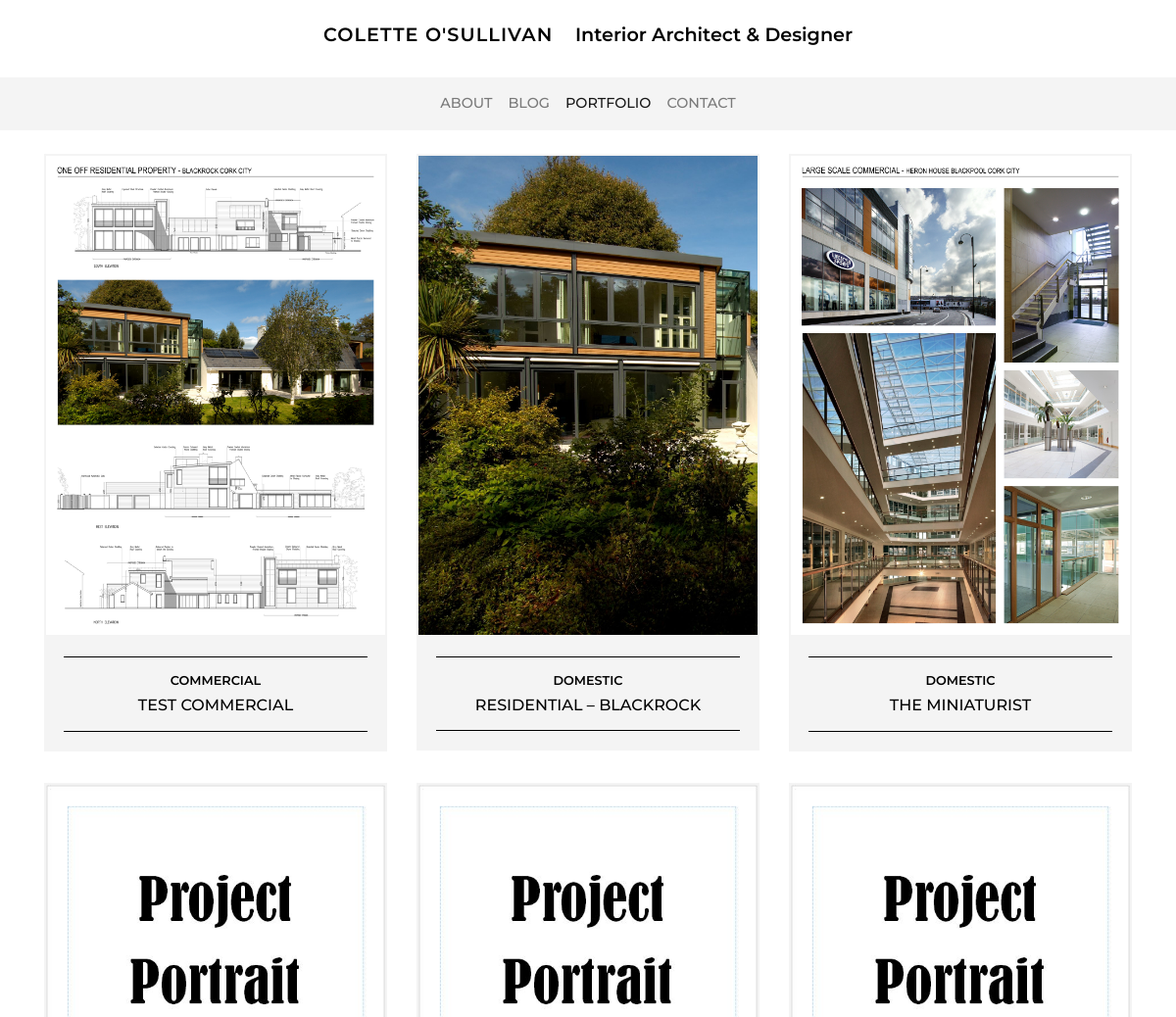
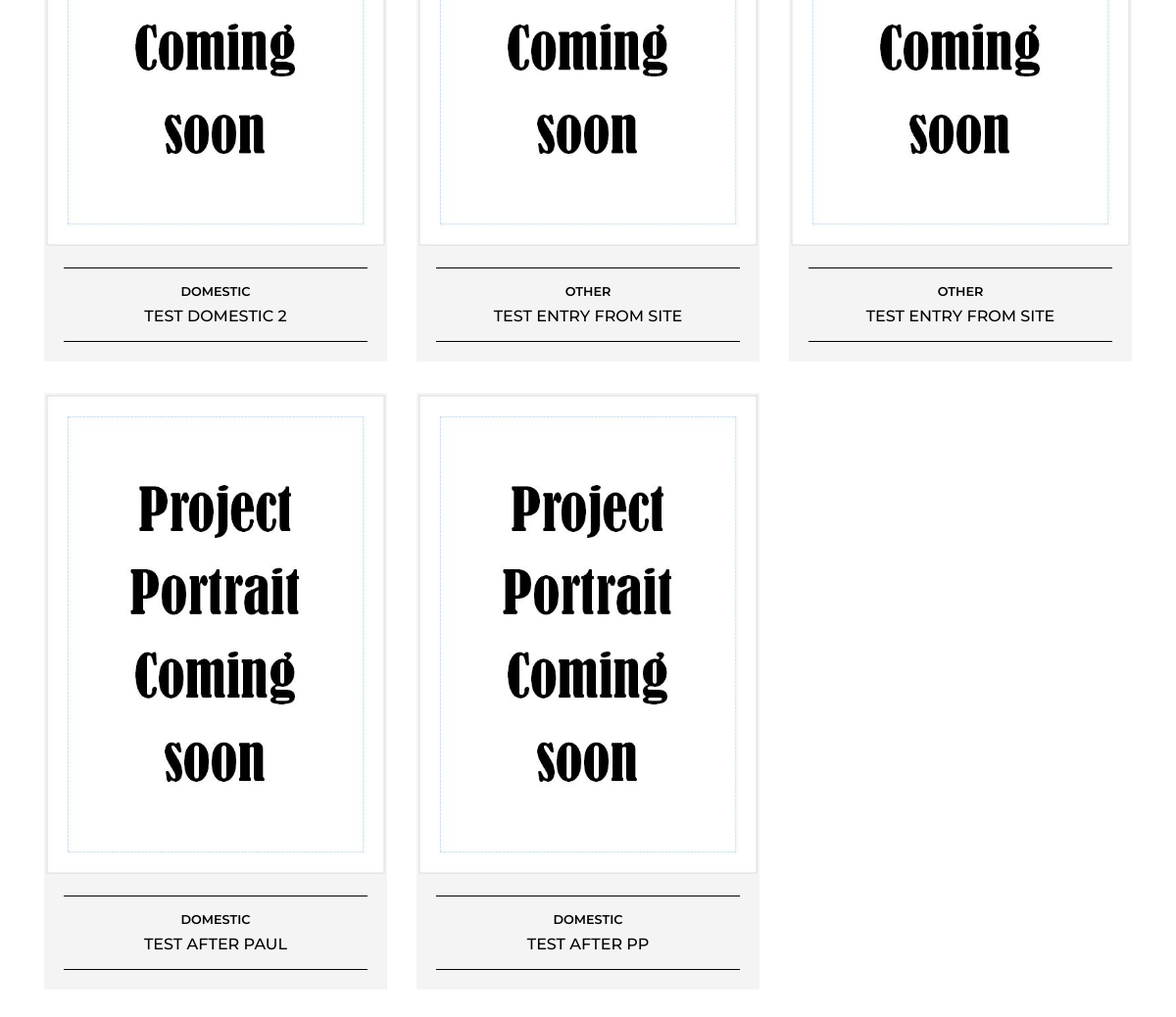
/portfolio/, run on an earlier commit of the app's database (2 pictures, top to bottom).
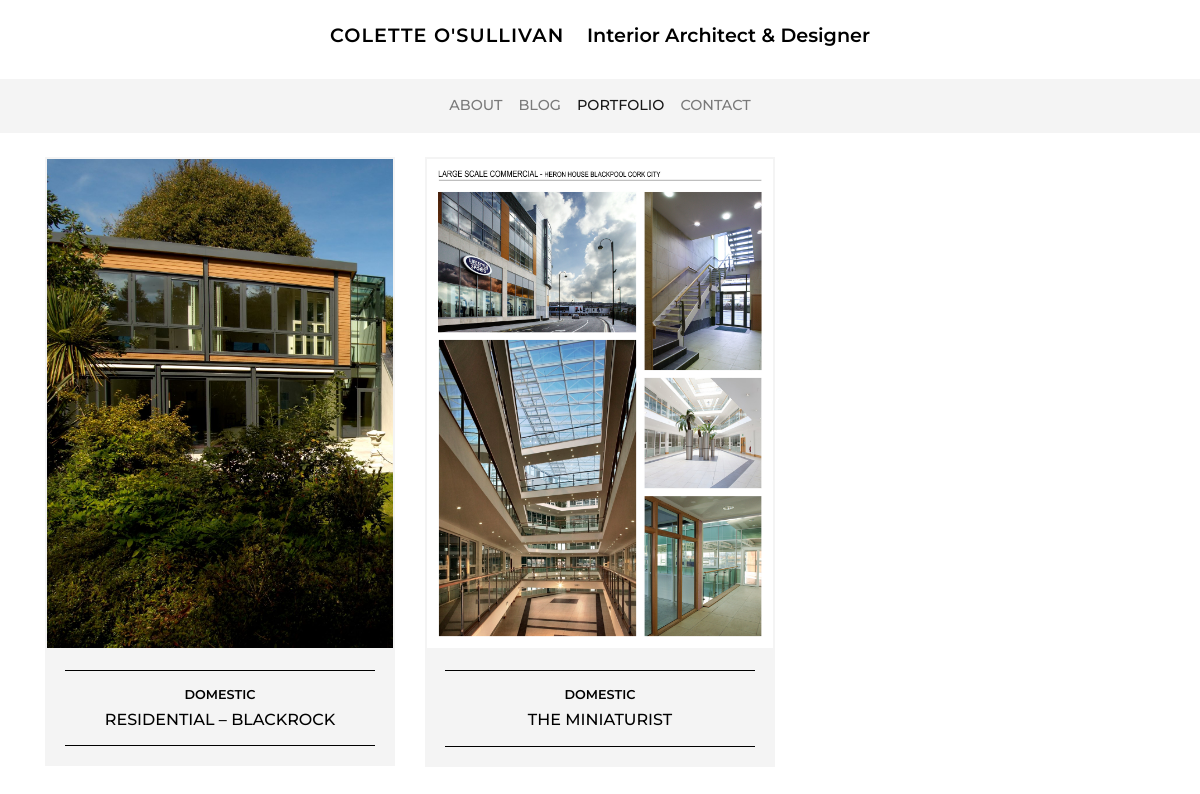
And on a later commit of the database.
### portfolio/models.py (models this page shows, shortened)
class Project(models.Model):
    category = models.ForeignKey('Category', null=True, on_delete=models.CASCADE, related_name='projects')
    title = models.CharField(max_length=200)
    date = models.DateField(default=timezone.now)
    image_portrait = models.ImageField(default='project_portrait_default.jpg', upload_to="project_images")
    image_landscape = models.ImageField(default='project_landscape_default.jpg', upload_to="project_images")
    content = models.TextField()
    order = models.IntegerField(null=True)
    exclude = models.BooleanField(default=False)
    home = models.BooleanField(default=False)
    pdf = models.FileField(blank=True, upload_to="project_pdfs")
    pdf_price = models.DecimalField(null=True, blank=True, max_digits=5, decimal_places=2)

class Category(models.Model):
    title = models.CharField(max_length=100)

### portfolio/views.py (the view)
# urls.py: path('', views.projects, name='projects'),
def projects(request):
    projects = Project.objects.filter(exclude=False).order_by('order')
    context = {'title': 'Portfolio', 'projects': projects}
    return render(request, 'portfolio/projects.html', context)

### portfolio/templates/portfolio/projects.html
{% extends 'base.html' %}
{% block content%}
<section class="row" data-page="{{ title }}">
    {% for project in projects %}
    <div class="col-12 col-md-6 col-lg-4 mb-4">
        <div class="card rounded-0 border-0 mb-2">
            <img src="{{ project.image_portrait.url }}" class="card-img-top image-fluid rounded-0 border-color--stone"
                alt="Placeholder image">
            <div class="card-body bg-color--stone">
                <div class="header-border">
                    <a href="{% url 'project' pk=project.id %}">
                        <h1 class="header-category">{{ project.category.title }}</h1>
                        <h2 class="header-title">{{ project.title }}</h2>
                    </a>
                </div>
            </div>
        </div>
    </div>
    {% endfor %}
</section>
{% endblock %}

### templates/base.html (shortened to what this page needs)
{% load static %}
<!DOCTYPE html>
<html lang="en">
<head>
  <link rel="stylesheet" href="https://stackpath.bootstrapcdn.com/bootstrap/4.4.1/css/bootstrap.min.css"
>
  <link rel="stylesheet" href="https://cdnjs.cloudflare.com/ajax/libs/font-awesome/5.11.2/css/all.css">
  <link rel="stylesheet" href="{% static 'css/main.css' %}">
</head>
<body>
  <header class="mt-4 mb-4 text-center">
    <a href="{% url 'index' %}">
      <h1 class="d-inline-block name">COLETTE O'SULLIVAN
        <span class="d-block d-md-inline-block name-tagline ml-md-3">Interior Architect & Designer</span>
      </h1>
    </a>
  </header>
  <nav class="navbar navbar-expand-md navbar-light sticky-navbar mb-4" data-nav="navbar">
    <div class="collapse navbar-collapse" id="navbarNavAltMarkup">
      <div class="navbar-nav mx-auto">
        <a class="nav-item nav-link" data-nav="About" href="{% url 'about' %}">ABOUT</a>
        <a class="nav-item nav-link" data-nav="Blog" href="{% url 'blogs' %}">BLOG</a>
        <a class="nav-item nav-link" data-nav="Portfolio" href="{% url 'projects' %}">PORTFOLIO</a>
        <a class="nav-item nav-link" data-nav="Contact" href="{% url 'contact' %}">CONTACT</a>
      </div>
    </div>
  </nav>
  <main class="container mb-4">
    {% block content %}{% endblock %}
  </main>
</body>
</html>

### static/css/main.css (style rules this page uses)
body { font-family: 'Ibarra Real Nova', serif; }
span { font-style: italic; }
h1, h2, h3, h4 { font-family: 'Montserrat', sans-serif; text-transform: uppercase; }
.name { font-size: 1.2rem; letter-spacing: .07rem; font-weight: 600; }
.name-tagline { letter-spacing: 0rem; text-transform: capitalize; font-style: normal; }
a { color: #000000; text-decoration: none; }
.header-border { border-top: solid 1px #000000; border-bottom: solid 1px #000000; text-align: center; padding: .5rem; }
.header-category { font-weight: 600; font-size: .8rem; margin-top: .5rem; text-transform: uppercase; }
.header-title { font-weight: 500; font-size: 1rem; text-transform: uppercase; }
.bg-color--stone { background-color: rgba(244, 244, 244, .95); }
.border-color--stone { border: 2px solid rgba(244, 244, 244); }
nav { background-color: rgba(244, 244, 244, .95); color: #000000!important; font-size: .9rem; font-weight: 500; font-family: 'Montserrat', sans-serif; }

What changed in the data, as far as the page shows it:
removed Project: image_portrait (picture), category "COMMERCIAL", title "TEST COMMERCIAL"
removed Project: image_portrait (placeholder picture), category "DOMESTIC", title "TEST DOMESTIC 2"
removed Project: image_portrait (placeholder picture), category "OTHER", title "TEST ENTRY FROM SITE"
removed Project: image_portrait (placeholder picture), category "OTHER", title "TEST ENTRY FROM SITE"
removed Project: image_portrait (placeholder picture), category "DOMESTIC", title "TEST AFTER PAUL"
removed Project: image_portrait (placeholder picture), category "DOMESTIC", title "TEST AFTER PP"
